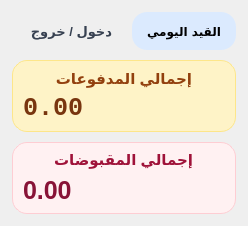
              <widget class="QFrame" name="cpSubPanel">
               <property name="styleSheet">
                <string notr="true">QFrame#cpSubPanel { background-color: rgba(248,247,245,0.90); border: 1px solid rgba(220,212,200,0.80); border-radius: 12px; }</string>
               </property>
               <property name="frameShape">
                <enum>QFrame::NoFrame</enum>
               </property>
               <layout class="QVBoxLayout" name="cpSubLayout">
                <property name="spacing">
                 <number>10</number>
                </property>
                <property name="leftMargin">
                 <number>12</number>
                </property>
                <property name="topMargin">
                 <number>12</number>
                </property>
                <property name="rightMargin">
                 <number>12</number>
                </property>
                <property name="bottomMargin">
                 <number>12</number>
                </property>
                <item>
                 <layout class="QHBoxLayout">
                  <item>
                   <widget class="QLabel" name="cpSubPanelIconLabel">
                    <property name="text">
                     <string/>
                    </property>
                    <property name="alignment">
                     <set>Qt::AlignCenter</set>
                    </property>
                   </widget>
                  </item>
                  <item>
                   <widget class="QLabel" name="cpSubPanelTitle">
                    <property name="styleSheet">
                     <string notr="true">QLabel#cpSubPanelTitle { color: #374151; font-size: 13px; font-weight: 600; }</string>
                    </property>
                    <property name="text">
                     <string>دخول / خروج</string>
                    </property>
                   </widget>
                  </item>
                  <item>
                   <spacer>
                    <property name="orientation">
                     <enum>Qt::Horizontal</enum>
                    </property>
                    <property name="sizeHint" stdset="0">
                     <size>
                      <width>10</width>
                      <height>10</height>
                     </size>
                    </property>
                   </spacer>
                  </item>
                  <item>
                   <widget class="QToolButton" name="cpSubPanelToggleBtn">
                    <property name="minimumSize">
                     <size>
                      <width>50</width>
                      <height>35</height>
                     </size>
                    </property>
                    <property name="maximumSize">
                     <size>
                      <width>118</width>
                      <height>16777215</height>
                     </size>
                    </property>
                    <property name="font">
                     <font>
                      <family>Tajawal</family>
                      <pointsize>9</pointsize>
                      <weight>75</weight>
                      <bold>true</bold>
                     </font>
                    </property>
                    <property name="styleSheet">
                     <string notr="true">QToolButton {
    /* Background and Border */
    background-color: #DBEAFE; /* Light blue background (from Tailwind blue-100) */
    border: none;
    border-radius: 15px;       /* High radius for the pill/oval shape */
    
    /* Padding and Size */
    padding: 10px;
    min-width: 30px;
    min-height: 15px;
}

QToolButton:hover {
    background-color: #BFDBFE; /* Slightly darker blue on hover (blue-200) */
}

QToolButton:pressed {
    background-color: #93C5FD; /* Even deeper blue when clicked (blue-300) */
}

/* Icon Styling */
/* Note: Qt handles the icon color via the QIcon file itself, 
   but you can adjust the padding for the icon here. */
QToolButton::menu-indicator {
    image: none;               /* Removes the small arrow if it has a menu */
}</string>
                    </property>
                    <property name="text">
                     <string>القيد اليومي</string>
                    </property>
                    <property name="toolButtonStyle">
                     <enum>Qt::ToolButtonTextBesideIcon</enum>
                    </property>
                   </widget>
                  </item>
                 </layout>
                </item>
                <item>
                 <widget class="QFrame" name="cpTotalInFrame">
                  <property name="styleSheet">
                   <string notr="true">/* --- OUT (Payments) Frame --- */
QFrame#cpTotalInFrame {
    background-color: #FEF3C7; /* Light Amber from image */
    border: 1px solid #FDE68A;
    border-radius: 15px;
    min-height: 70px;
}

QLabel#lbl_cpTotalIn {
    color: #92400E; /* Dark Amber */
    font-family: 'Tajawal';
    font-size: 15px;
    font-weight: bold;
}

QLabel#cpTotalOutVal {
    color: #78350F; /* Deep Brown */
     font-family: 'Liberation Mono'; /* Monospace for numbers */
    font-size: 25px;
    font-weight: 800;
}</string>
                  </property>
                  <property name="frameShape">
                   <enum>QFrame::NoFrame</enum>
                  </property>
                  <layout class="QVBoxLayout" name="verticalLayout_5">
                   <property name="leftMargin">
                    <number>10</number>
                   </property>
                   <property name="topMargin">
                    <number>8</number>
                   </property>
                   <property name="rightMargin">
                    <number>10</number>
                   </property>
                   <property name="bottomMargin">
                    <number>8</number>
                   </property>
                   <item alignment="Qt::AlignHCenter">
                    <widget class="QLabel" name="lbl_cpTotalIn">
                     <property name="styleSheet">
                      <string notr="true">QLabel#lbl_cpTotalOut { color: #B91C1C; font-size: 11px; font-weight: 600; }</string>
                     </property>
                     <property name="text">
                      <string>إجمالي المدفوعات</string>
                     </property>
                    </widget>
                   </item>
                   <item>
                    <widget class="QLabel" name="cpTotalOutVal">
                     <property name="font">
                      <font>
                       <family>Liberation Mono</family>
                       <pointsize>-1</pointsize>
                       <weight>99</weight>
                       <bold>true</bold>
                      </font>
                     </property>
                     <property name="styleSheet">
                      <string notr="true"/>
                     </property>
                     <property name="text">
                      <string>0.00</string>
                     </property>
                    </widget>
                   </item>
                  </layout>
                 </widget>
                </item>
                <item>
                 <widget class="QFrame" name="cpTotalOutFrame">
                  <property name="styleSheet">
                   <string notr="true">QFrame#cpTotalOutFrame {
    background-color: #FFF1F2; /* Light Rose from image */
    border: 1px solid #FECDD3;
    border-radius: 15px;
    min-height: 70px;
}

QLabel#lbl_cpTotalOut {
    color: #9F1239; /* Dark Red */
    font-family: 'Tajawal';
    font-size: 15px;
    font-weight: bold;
}

QLabel#cpTotalInVal {
    color: #881337; /* Deep Rose */
     font-family: 'Liberation Mono'; /* Monospace for numbers */
    font-size: 25px;
    font-weight: 800;
}</string>
                  </property>
                  <property name="frameShape">
                   <enum>QFrame::NoFrame</enum>
                  </property>
                  <layout class="QVBoxLayout" name="verticalLayout_4">
                   <property name="leftMargin">
                    <number>10</number>
                   </property>
                   <property name="topMargin">
                    <number>8</number>
                   </property>
                   <property name="rightMargin">
                    <number>10</number>
                   </property>
                   <property name="bottomMargin">
                    <number>8</number>
                   </property>
                   <item alignment="Qt::AlignHCenter|Qt::AlignVCenter">
                    <widget class="QLabel" name="lbl_cpTotalOut">
                     <property name="styleSheet">
                      <string notr="true"/>
                     </property>
                     <property name="text">
                      <string>إجمالي المقبوضات</string>
                     </property>
                    </widget>
                   </item>
                   <item>
                    <widget class="QLabel" name="cpTotalInVal">
                     <property name="styleSheet">
                      <string notr="true"/>
                     </property>
                     <property name="text">
                      <string>0.00</string>
                     </property>
                    </widget>
                   </item>
                  </layout>
                 </widget>
                </item>
               </layout>
              </widget>
